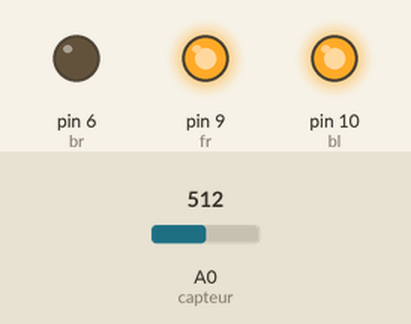
A sketch run on a simulated Arduino Uno, built with avr-gcc and run on an emulated ATmega328P. Parts: output pins drawn as LEDs (lit = HIGH). The inputs (shaded band) are chosen by the test bench; at power-on: A0 (capteur) = 512. Pins used as bus, display or sensor lines are not drawn.

Above: at 6.1 s.
6.2 s: A0 (capteur) set to 90
At 11.8 s:
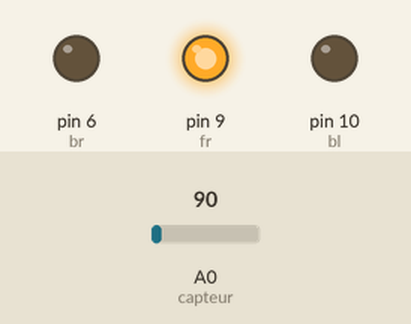
12.4 s: A0 (capteur) set to 105
At 17.55 s:
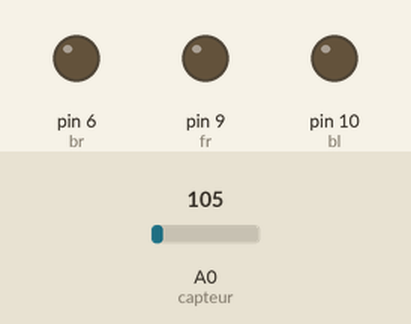
23.5 s: A0 (capteur) set to 0
At 28.8 s:
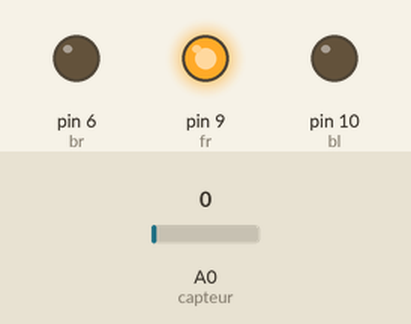
29.7 s: A0 (capteur) set to 110
At 30.3 s:
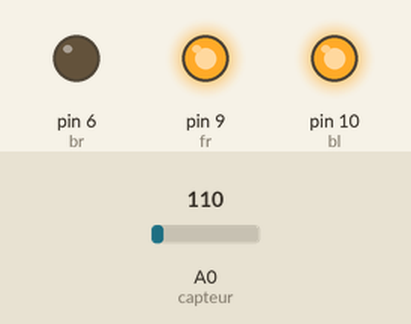
Timing chart, 0 to 41.7 s (numbered marks = the images above; inputs shaded):
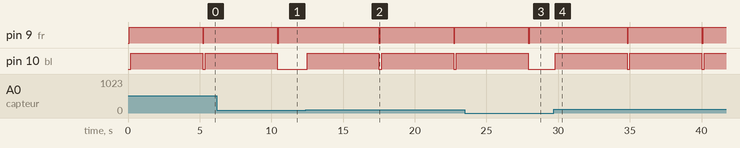

Measured:
- the behaviour switches between 100 and 101 on A0 (capteur) (found by bisection; images 1 and 2)
- after the input at 6.2 s, pin 10 (bl): goes on until 10.4 s, then stays LOW
- after the input at 12.4 s, pin 9 (fr): alternates HIGH for 5.1 s and LOW for 0.10 s, starting after 5.1 s; pin 10 (bl): alternates HIGH for 5.0 s and LOW for 0.20 s, starting after 0.10 s
- after the input at 23.5 s, pin 10 (bl): goes on until 27.9 s, then stays LOW
- after the input at 29.7 s, pin 9 (fr): alternates HIGH for 5.1 s and LOW for 0.10 s, starting after 5.1 s; pin 10 (bl): alternates HIGH for 5.0 s and LOW for 0.20 s, starting after 0.11 s

The sketch:

Arduino.ino
```cpp
int capteur = A0;
int fl = 11;
int bl = 10;
int fr = 9;
int br = 6;
void setup() {
}
void loop() {
analogWrite(br, 0);
analogWrite(bl, 0);
delay(100);
analogWrite(fr, 255);
analogWrite(fl, 255);
if (analogRead(capteur)>100) {
analogWrite(br, 0);
analogWrite(fl, 0);
delay(100);
analogWrite(fr, 255);
analogWrite(bl, 255);
delay(5000);
analogWrite(fr, 0);
analogWrite(fl, 0);
analogWrite(br, 0);
analogWrite(bl, 0);
analogWrite(fr, 0);
analogWrite(fl, 0);
analogWrite(br, 0);
analogWrite(bl, 0);
}
}
```
